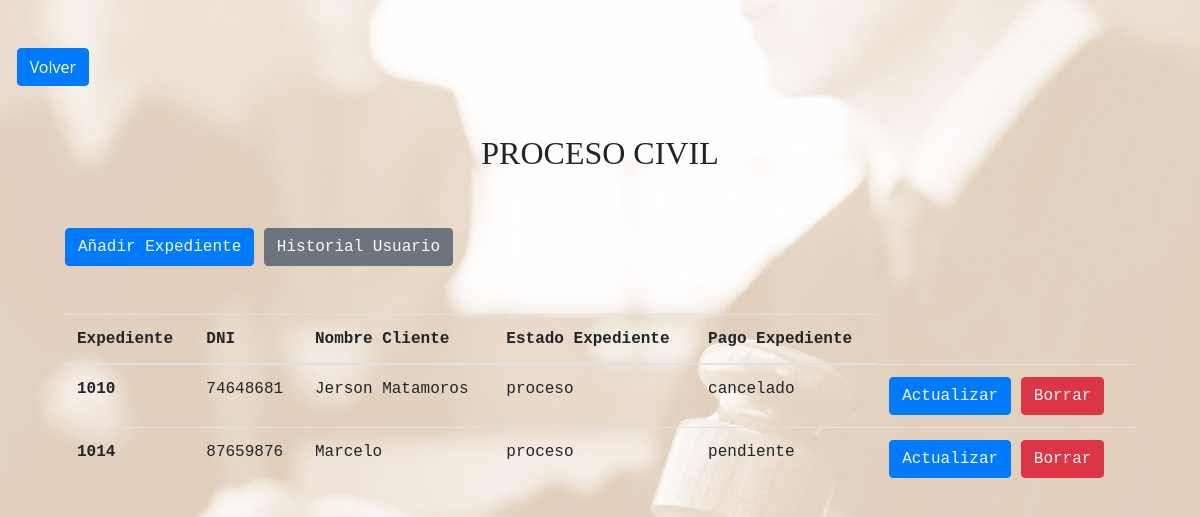
Screenshot of /Vista/Modalidad_c.php with the database file from the repository.
### tables this page shows
CREATE TABLE `expediente` (
  `idExpediente` varchar(4) NOT NULL,
  `dniCliente` varchar(8) NOT NULL,
  `nomCliente` varchar(75) NOT NULL,
  `estadoExpediente` varchar(25) NOT NULL,
  `pagoExpediente` varchar(25) NOT NULL,
  `idProceso` varchar(2) DEFAULT NULL,
  `diaAudiencia` datetime DEFAULT NULL,
  `tipoReporte` int(11) DEFAULT NULL
);

### Vista/Modalidad_c.php (the view, shortened to what this page needs)
<?php include '../Controlador/Verexpediente.php'; ?>
<!DOCTYPE html>
<html xmlns="http://www.w3.org/1999/xhtml">
<head>
    <link href="css/bootstrap.min.css" rel="stylesheet" />
    <link href="css/estilos.css" rel="stylesheet" />
</head>
<body style="background-image: url('img/fondo_duotono.jpg')">
    <button class="btn btn-primary my-5" type="submit" name="submit" value="Buscar" onclick="redirigirUsuario()">Volver</button>
    <span style="text-align:center;font-family:Impact;"><h2>PROCESO CIVIL</h2></span>
	<div class="container">
        <button class="btn btn-primary my-5"><a href="Modalidad_agrega.php?idproceso=11" class="text-light">Añadir Expediente</a>
        </button>
        <button class="btn btn-secondary"><a href="Modalidad_historial.php" class="text-light">Historial Usuario</a>
        </button>
        <table class="table">
        <thead>
            <tr>
            <th scope="col">Expediente</th>
            <th scope="col">DNI</th>
            <th scope="col">Nombre Cliente</th>
            <th scope="col">Estado Expediente</th>
            <th scope="col">Pago Expediente</th>
            </tr>
        </thead>
        <tbody>
            <?php
                $sql = "SELECT * FROM `expediente` WHERE idProceso='11'";
                $result = mysqli_query($conn,$sql);
                if($result){
                    while($row=mysqli_fetch_assoc($result)){
                        $id= $row['idExpediente'];
                        $dni= $row['dniCliente'];
                        $nombre= $row['nomCliente'];
                        $estado= $row['estadoExpediente'];
                        $pago= $row['pagoExpediente'];
                        echo '<tr>
                        <th scope="row">'.$id.'</th>
                        <td>'.$dni.'</td>
                        <td>'.$nombre.'</td>
                        <td>'.$estado.'</td>
                        <td>'.$pago.'</td>
                        <td>
                            <button class="btn btn-primary"><a href="Modalidad_actualiza.php?updateid='.$id.'" class="text-light">Actualizar</a></button>
                            <button class="btn btn-danger"><a href="Modalidad_elimina.php?deleteid='.$id.'" class="text-light">Borrar</a></button>
                        </td>
                        </tr>';
                    }
                }
            ?>
        </tbody>
        </table>
    </div>
</body>
</html>

### Vista/css/estilos.css (style rules this page uses)
* { margin: 0; padding: 0; box-sizing: border-box; text-decoration: none; list-style: none; font-family: 'Roboto Mono', monospace; }
body { background: linear-gradient(90deg, #89CFF0 20%, #80DAEB 70%); font-family: Arial, Helvetica, sans-serif; }
.container { max-width: 1100px; margin: 0 auto; }
body { font-family: 'open sans'; }

### rows the page displays
expediente: idExpediente "1010", dniCliente "74648681", nomCliente "Jerson Matamoros", estadoExpediente "proceso", pagoExpediente "cancelado"
expediente: idExpediente "1014", dniCliente "87659876", nomCliente "Marcelo", estadoExpediente "proceso", pagoExpediente "pendiente"
